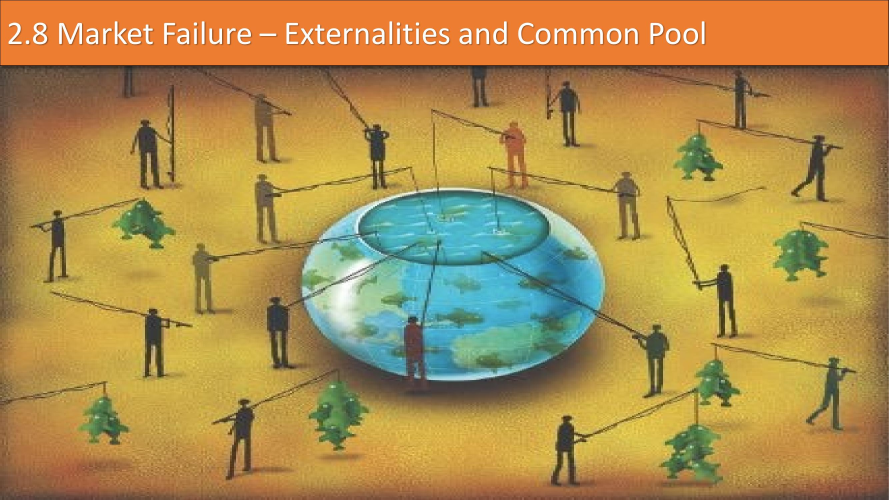
#> input picture SlidesImage/page1.jpg, 2667 x 1500 px, found by its file name (shown at 1/3 size); its folder holds 4 pictures in this run
$ python ImageRecogniser.py
#> lines starting #> are read from the running program, lines starting #| are printed output that depends on the picture; after the words box and inside, x2 and y2 are one past the last pixel; in counts of white or black regions, pixels touching at a corner belong together; pictures that were not available may be replaced by others from this repository, and a replacement may not be noted
import numpy as np
import cv2
from PIL import Image
import os
import time

def zoom(img, zoom_factor=0.66):
        return cv2.resize(img, None, fx=zoom_factor, fy=zoom_factor)

def run():
    #Set the path for output and make the folder
    output_path = 'C:/Users/samue/OneDrive/Desktop/Ankify/SlideCards/'
    if not os.path.exists(output_path):
        os.makedirs(output_path)
    lower = (0, 254, 255)
    upper = (2, 255, 255)
    counter = 0
    #zoom the image out for showing the output


    paths = 'C:/Users/samue/OneDrive/Desktop/Ankify/SlidesImage/'
    files = os.listdir(paths)
    ImageCounter = 0
    #Loop all the JPEG images
    for file in files:
        if file.endswith(".jpg"):
            #Get the image
            ImageCounter = ImageCounter + 1
            ImagePath = os.path.join(paths, f'page{ImageCounter}.jpg')
            image = cv2.imread(ImagePath)
#> image is the input picture: shape (1500, 2667, 3); mean B, G, R 79.2, 142, 173.2
#> in run, `mask = cv2.inRange(image, lower, upper)`: mask: shape (990, 1760); every value is 0
#> in run, `coord=cv2.findNonZero(mask)`: coord = None
#> in run, `u = 0`: u = 0
#> in run, `u = u + 1`: u = 1
#> in run, `ImageCounter = ImageCounter + 1`: ImageCounter = 2
#> in run, `u = 0`: u = 0
#> in run, `u = u + 1`: u = 1
#> in run, `ImageCounter = ImageCounter + 1`: ImageCounter = 3
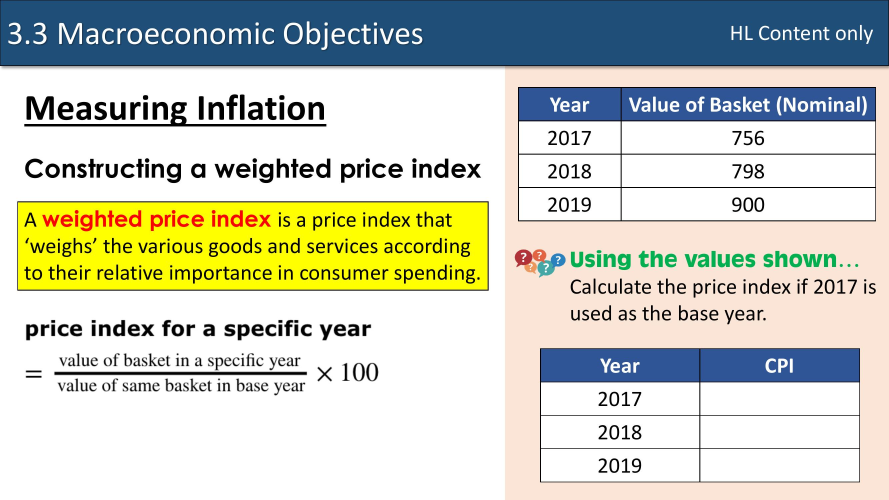
#> input picture SlidesImage/page10.jpg, 2667 x 1500 px, given in place of page3.jpg, which was not available (shown at 1/3 size)
            #find colors within specified boundaries and apply the mask (to filter the colours out)
            image = zoom(image)
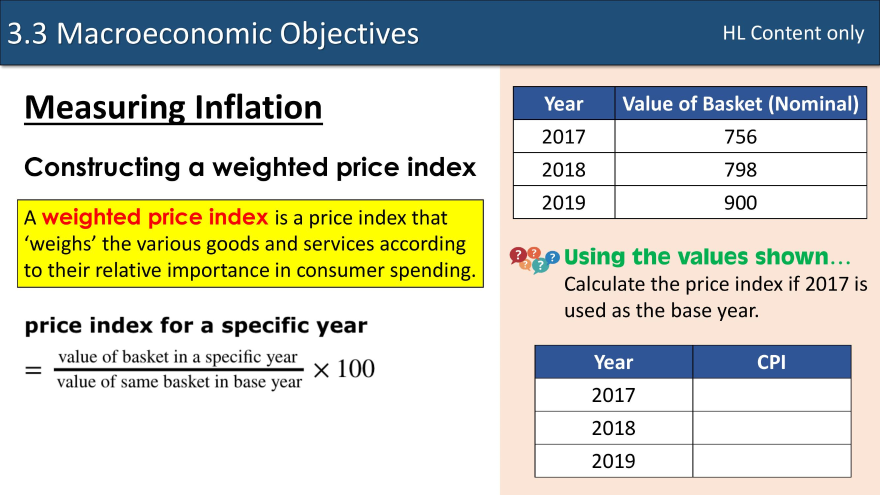
#> image: shape (990, 1760, 3) (shown at 1/2 size); mean B, G, R 190.7, 205, 201.1
            #Filter out the colours
            mask = cv2.inRange(image, lower, upper)
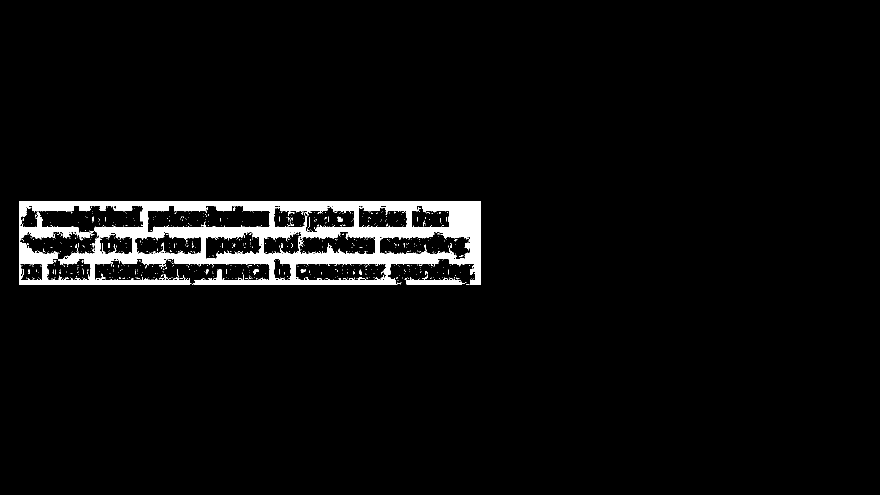
#> mask: shape (990, 1760) (shown at 1/2 size); 4.2% white; 778 white regions (760 under 20 px), largest, box (x1, y1, x2, y2) and area: (41, 402, 961, 570) 66109, (41, 424, 187, 480) 2442, (813, 549, 933, 570) 1173
            #find the coordinate grid of the image that is zoomed
            coord=cv2.findNonZero(mask)

            try:
                while len(coord) > 0: #there is a card within the image, finding the max and min coordinate for boundaries of box
                    min_x = 9999
                    max_x = 0
                    min_y = 9999
                    max_y = 0
                    coordinate = [0, 0, 0, 0]
                    for i in range(0, len(coord) - 1):
                        if coord[i][0][0] > max_x:
                            max_x = coord[i][0][0]
                            coordinate[0] = i
                        elif int(coord[i][0][0]) < min_x:
                            min_x = coord[i][0][0]
                            coordinate[1] = i
                        if coord[i][0][1] > max_y:
                            max_y = coord[i][0][1]
                            coordinate[2] = i
                        elif coord[i][0][1] < min_y:
                            min_y = coord[i][0][1]
                            coordinate[3] = i
                    # [6 lines of commented-out code are left out]
                    crop_img = image[min_y:max_y, min_x:max_x]
                    counter = counter + 1
                    #Store image in temporary storage, unique file name
                    new_filename = os.path.join(output_path, f'card_{counter}.jpg')
                    cv2.imwrite(new_filename, crop_img)
                    break
#> this loop made 1 pass
#> counter on pass 1: 1
#> pass 1, in run, `crop_img = image[min_y:max_y, min_x:max_x]`:
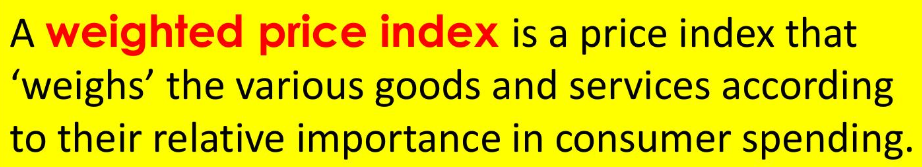
#> crop_img: shape (167, 922, 3); mean B, G, R 5.7, 217.3, 226.5
#> after the loop, counter = 1
            #Exception handling to continue the loop
            except:
                #Random command to fill space
                u = 0
                u = u + 1
run()
